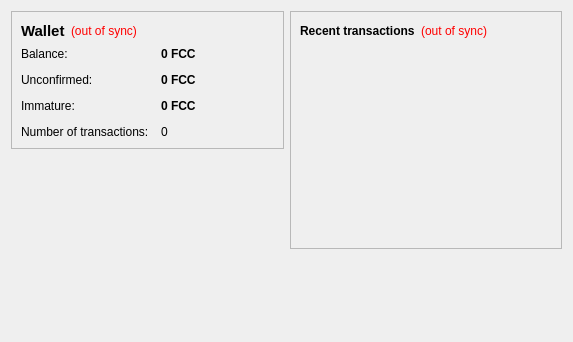
<?xml version="1.0" encoding="UTF-8"?>
<ui version="4.0">
 <class>OverviewPage</class>
 <widget class="QWidget" name="OverviewPage">
  <property name="geometry">
   <rect>
    <x>0</x>
    <y>0</y>
    <width>573</width>
    <height>342</height>
   </rect>
  </property>
  <property name="windowTitle">
   <string>Form</string>
  </property>
  <layout class="QHBoxLayout" name="horizontalLayout" stretch="1,1">
   <item>
    <layout class="QVBoxLayout" name="verticalLayout_2">
     <item>
      <widget class="QFrame" name="frame">
       <property name="frameShape">
        <enum>QFrame::StyledPanel</enum>
       </property>
       <property name="frameShadow">
        <enum>QFrame::Raised</enum>
       </property>
       <layout class="QVBoxLayout" name="verticalLayout_4">
        <item>
         <layout class="QHBoxLayout" name="horizontalLayout_4">
          <item>
           <widget class="QLabel" name="label_5">
            <property name="font">
             <font>
              <pointsize>11</pointsize>
              <weight>75</weight>
              <bold>true</bold>
             </font>
            </property>
            <property name="text">
             <string>Wallet</string>
            </property>
           </widget>
          </item>
          <item>
           <widget class="QLabel" name="labelWalletStatus">
            <property name="toolTip">
             <string>The displayed information may be out of date. Your wallet automatically synchronizes with the Fanchuancoin network after a connection is established, but this process has not completed yet.</string>
            </property>
            <property name="styleSheet">
             <string notr="true">QLabel { color: red; }</string>
            </property>
            <property name="text">
             <string notr="true">(out of sync)</string>
            </property>
            <property name="alignment">
             <set>Qt::AlignLeading|Qt::AlignLeft|Qt::AlignVCenter</set>
            </property>
           </widget>
          </item>
          <item>
           <spacer name="horizontalSpacer_2">
            <property name="orientation">
             <enum>Qt::Horizontal</enum>
            </property>
            <property name="sizeHint" stdset="0">
             <size>
              <width>40</width>
              <height>20</height>
             </size>
            </property>
           </spacer>
          </item>
         </layout>
        </item>
        <item>
         <layout class="QFormLayout" name="formLayout_2">
          <property name="fieldGrowthPolicy">
           <enum>QFormLayout::AllNonFixedFieldsGrow</enum>
          </property>
          <property name="horizontalSpacing">
           <number>12</number>
          </property>
          <property name="verticalSpacing">
           <number>12</number>
          </property>
          <item row="0" column="0">
           <widget class="QLabel" name="label">
            <property name="text">
             <string>Balance:</string>
            </property>
           </widget>
          </item>
          <item row="0" column="1">
           <widget class="QLabel" name="labelBalance">
            <property name="font">
             <font>
              <weight>75</weight>
              <bold>true</bold>
             </font>
            </property>
            <property name="cursor">
             <cursorShape>IBeamCursor</cursorShape>
            </property>
            <property name="toolTip">
             <string>Your current balance</string>
            </property>
            <property name="text">
             <string notr="true">0 FCC</string>
            </property>
            <property name="textInteractionFlags">
             <set>Qt::LinksAccessibleByMouse|Qt::TextSelectableByKeyboard|Qt::TextSelectableByMouse</set>
            </property>
           </widget>
          </item>
          <item row="1" column="0">
           <widget class="QLabel" name="label_3">
            <property name="text">
             <string>Unconfirmed:</string>
            </property>
           </widget>
          </item>
          <item row="1" column="1">
           <widget class="QLabel" name="labelUnconfirmed">
            <property name="font">
             <font>
              <weight>75</weight>
              <bold>true</bold>
             </font>
            </property>
            <property name="cursor">
             <cursorShape>IBeamCursor</cursorShape>
            </property>
            <property name="toolTip">
             <string>Total of transactions that have yet to be confirmed, and do not yet count toward the current balance</string>
            </property>
            <property name="text">
             <string notr="true">0 FCC</string>
            </property>
            <property name="textInteractionFlags">
             <set>Qt::LinksAccessibleByMouse|Qt::TextSelectableByKeyboard|Qt::TextSelectableByMouse</set>
            </property>
           </widget>
          </item>
          <item row="3" column="0">
           <widget class="QLabel" name="label_2">
            <property name="text">
             <string>Number of transactions:</string>
            </property>
           </widget>
          </item>
          <item row="3" column="1">
           <widget class="QLabel" name="labelNumTransactions">
            <property name="toolTip">
             <string>Total number of transactions in wallet</string>
            </property>
            <property name="text">
             <string notr="true">0</string>
            </property>
           </widget>
          </item>
          <item row="2" column="0">
           <widget class="QLabel" name="labelImmatureText">
            <property name="text">
             <string>Immature:</string>
            </property>
           </widget>
          </item>
          <item row="2" column="1">
           <widget class="QLabel" name="labelImmature">
            <property name="font">
             <font>
              <weight>75</weight>
              <bold>true</bold>
             </font>
            </property>
            <property name="toolTip">
             <string>Mined balance that has not yet matured</string>
            </property>
            <property name="text">
             <string notr="true">0 FCC</string>
            </property>
            <property name="textInteractionFlags">
             <set>Qt::LinksAccessibleByMouse|Qt::TextSelectableByKeyboard|Qt::TextSelectableByMouse</set>
            </property>
           </widget>
          </item>
         </layout>
        </item>
       </layout>
      </widget>
     </item>
     <item>
      <spacer name="verticalSpacer">
       <property name="orientation">
        <enum>Qt::Vertical</enum>
       </property>
       <property name="sizeHint" stdset="0">
        <size>
         <width>20</width>
         <height>40</height>
        </size>
       </property>
      </spacer>
     </item>
    </layout>
   </item>
   <item>
    <layout class="QVBoxLayout" name="verticalLayout_3">
     <item>
      <widget class="QFrame" name="frame_2">
       <property name="frameShape">
        <enum>QFrame::StyledPanel</enum>
       </property>
       <property name="frameShadow">
        <enum>QFrame::Raised</enum>
       </property>
       <layout class="QVBoxLayout" name="verticalLayout">
        <item>
         <layout class="QHBoxLayout" name="horizontalLayout_2">
          <item>
           <widget class="QLabel" name="label_4">
            <property name="text">
             <string>&lt;b&gt;Recent transactions&lt;/b&gt;</string>
            </property>
           </widget>
          </item>
          <item>
           <widget class="QLabel" name="labelTransactionsStatus">
            <property name="toolTip">
             <string>The displayed information may be out of date. Your wallet automatically synchronizes with the Fanchuancoin network after a connection is established, but this process has not completed yet.</string>
            </property>
            <property name="styleSheet">
             <string notr="true">QLabel { color: red; }</string>
            </property>
            <property name="text">
             <string notr="true">(out of sync)</string>
            </property>
            <property name="alignment">
             <set>Qt::AlignRight|Qt::AlignTrailing|Qt::AlignVCenter</set>
            </property>
           </widget>
          </item>
          <item>
           <spacer name="horizontalSpacer">
            <property name="orientation">
             <enum>Qt::Horizontal</enum>
            </property>
            <property name="sizeHint" stdset="0">
             <size>
              <width>40</width>
              <height>20</height>
             </size>
            </property>
           </spacer>
          </item>
         </layout>
        </item>
        <item>
         <widget class="QListView" name="listTransactions">
          <property name="styleSheet">
           <string notr="true">QListView { background: transparent; }</string>
          </property>
          <property name="frameShape">
           <enum>QFrame::NoFrame</enum>
          </property>
          <property name="verticalScrollBarPolicy">
           <enum>Qt::ScrollBarAlwaysOff</enum>
          </property>
          <property name="horizontalScrollBarPolicy">
           <enum>Qt::ScrollBarAlwaysOff</enum>
          </property>
          <property name="selectionMode">
           <enum>QAbstractItemView::NoSelection</enum>
          </property>
         </widget>
        </item>
       </layout>
      </widget>
     </item>
     <item>
      <spacer name="verticalSpacer_2">
       <property name="orientation">
        <enum>Qt::Vertical</enum>
       </property>
       <property name="sizeHint" stdset="0">
        <size>
         <width>20</width>
         <height>40</height>
        </size>
       </property>
      </spacer>
     </item>
    </layout>
   </item>
  </layout>
 </widget>
 <resources/>
 <connections/>
</ui>
